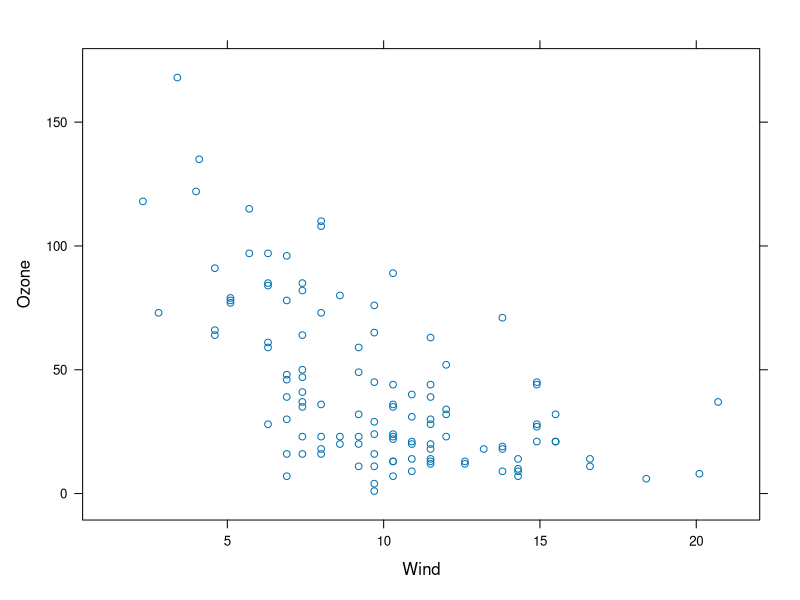
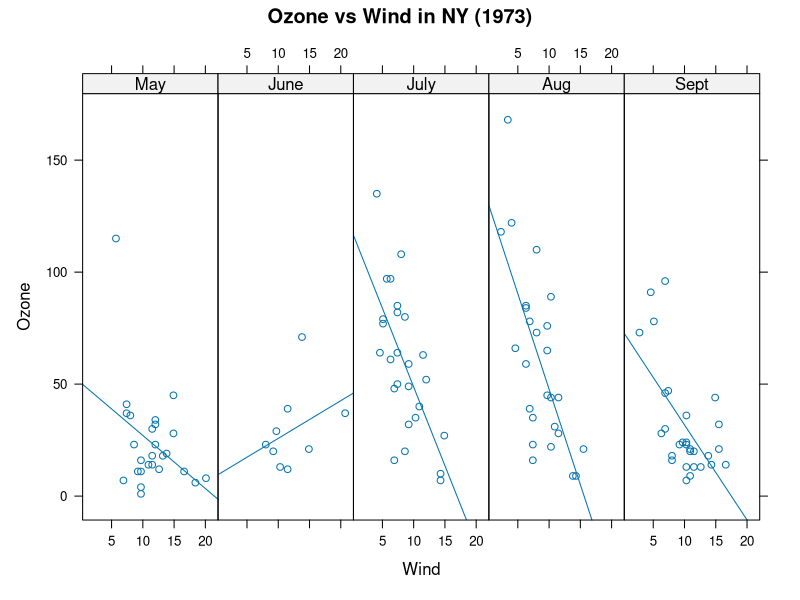
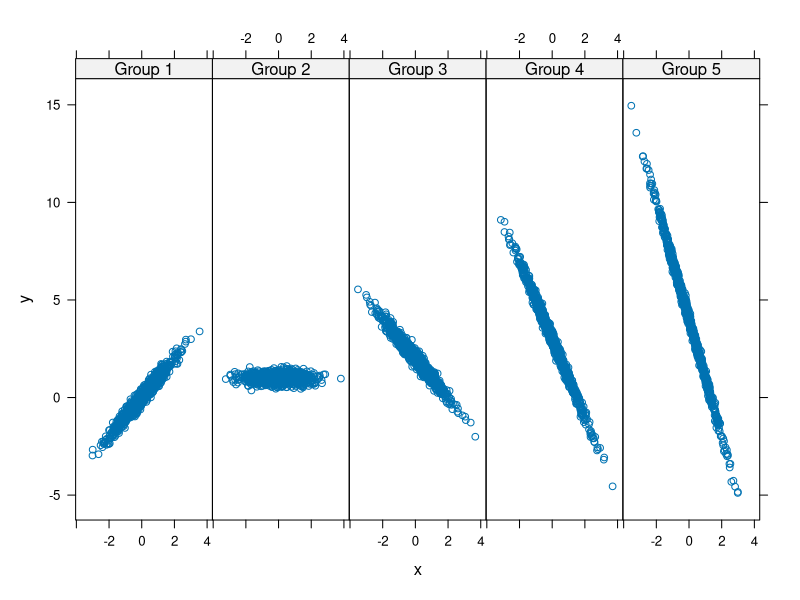
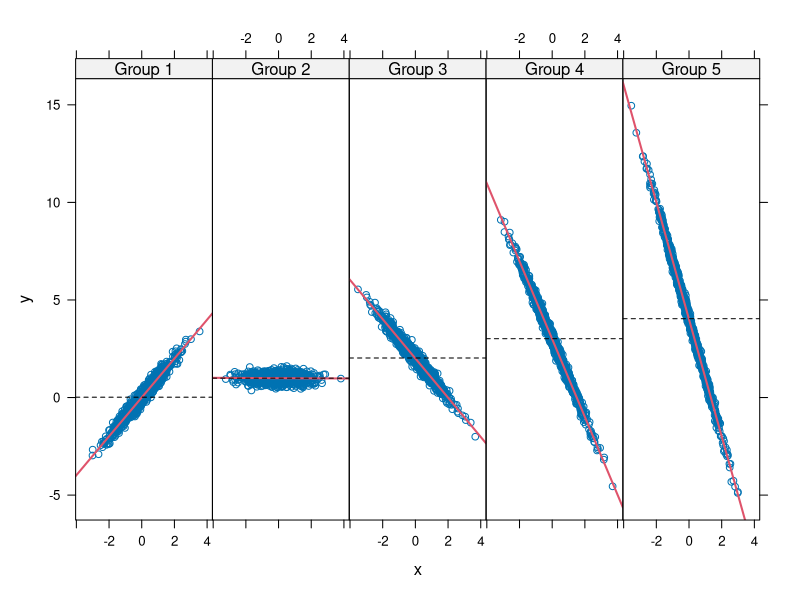

Generate these figures, in order, with R:
## ---- chunk 1
knitr::opts_chunk$set(echo = TRUE)
## ---- chunk 2
library(datasets)
library(lattice)

xyplot(Ozone ~ Wind, data = airquality)
## ---- chunk 3
airquality <- transform(airquality, Month = factor(Month, labels = c("May", "June", "July", "Aug", "Sept")))

xyplot(Ozone ~ Wind | Month, data = airquality, layout = c(5,1), main = "Ozone vs Wind in NY (1973)",
       type = c("p","r"))
## ---- chunk 4
set.seed(10)
x <- rnorm(5000)
f <- rep(0:4, each = 1000)
y <- x + f - f * x + rnorm(5000, sd = 0.2)
f <- factor(f, labels = c("Group 1", "Group 2", "Group 3", "Group 4", "Group 5"))
## ---- chunk 5
xyplot(y ~ x | f, layout = c(5,1))
## ---- chunk 6
xyplot(y ~ x | f, layout = c(5,1), panel = function(x, y, ...){
        panel.xyplot(x, y, ...)
        panel.lmline(x, y, col = 2, lwd = 2)
        panel.abline(h = mean(y), lty = 2)
})
